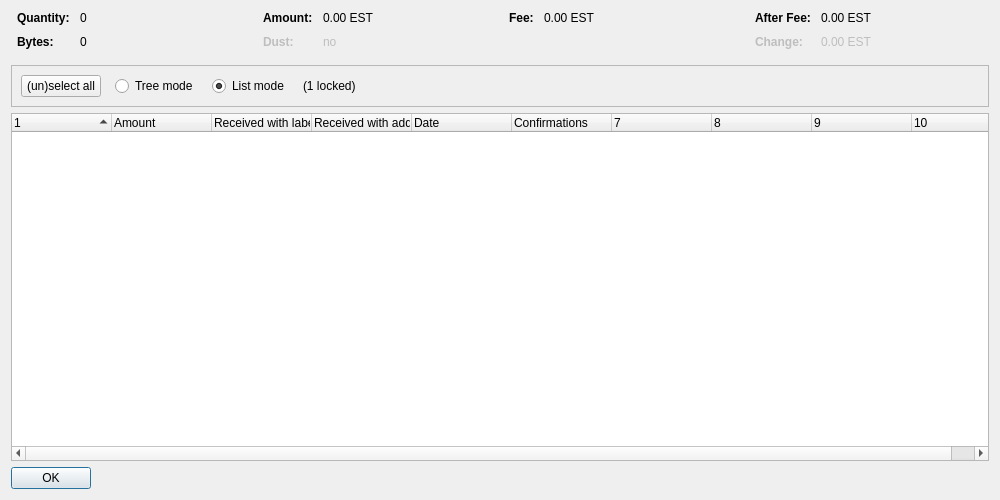
<?xml version="1.0" encoding="UTF-8"?>
<ui version="4.0">
 <class>CoinControlDialog</class>
 <widget class="QDialog" name="CoinControlDialog">
  <property name="geometry">
   <rect>
    <x>0</x>
    <y>0</y>
    <width>1000</width>
    <height>500</height>
   </rect>
  </property>
  <property name="windowTitle">
   <string>Coin Selection</string>
  </property>
  <layout class="QVBoxLayout" name="verticalLayout">
   <item>
    <layout class="QHBoxLayout" name="horizontalLayoutTop" stretch="0,0,0,0">
     <property name="topMargin">
      <number>0</number>
     </property>
     <property name="bottomMargin">
      <number>10</number>
     </property>
     <item>
      <layout class="QFormLayout" name="formLayoutCoinControl1">
       <property name="horizontalSpacing">
        <number>10</number>
       </property>
       <property name="verticalSpacing">
        <number>10</number>
       </property>
       <property name="leftMargin">
        <number>6</number>
       </property>
       <property name="rightMargin">
        <number>6</number>
       </property>
       <item row="0" column="0">
        <widget class="QLabel" name="labelCoinControlQuantityText">
         <property name="font">
          <font>
           <weight>75</weight>
           <bold>true</bold>
          </font>
         </property>
         <property name="text">
          <string>Quantity:</string>
         </property>
        </widget>
       </item>
       <item row="0" column="1">
        <widget class="QLabel" name="labelCoinControlQuantity">
         <property name="cursor">
          <cursorShape>IBeamCursor</cursorShape>
         </property>
         <property name="contextMenuPolicy">
          <enum>Qt::ActionsContextMenu</enum>
         </property>
         <property name="text">
          <string notr="true">0</string>
         </property>
         <property name="textInteractionFlags">
          <set>Qt::LinksAccessibleByMouse|Qt::TextSelectableByKeyboard|Qt::TextSelectableByMouse</set>
         </property>
        </widget>
       </item>
       <item row="1" column="0">
        <widget class="QLabel" name="labelCoinControlBytesText">
         <property name="font">
          <font>
           <weight>75</weight>
           <bold>true</bold>
          </font>
         </property>
         <property name="text">
          <string>Bytes:</string>
         </property>
        </widget>
       </item>
       <item row="1" column="1">
        <widget class="QLabel" name="labelCoinControlBytes">
         <property name="cursor">
          <cursorShape>IBeamCursor</cursorShape>
         </property>
         <property name="contextMenuPolicy">
          <enum>Qt::ActionsContextMenu</enum>
         </property>
         <property name="text">
          <string notr="true">0</string>
         </property>
         <property name="textInteractionFlags">
          <set>Qt::LinksAccessibleByMouse|Qt::TextSelectableByKeyboard|Qt::TextSelectableByMouse</set>
         </property>
        </widget>
       </item>
      </layout>
     </item>
     <item>
      <layout class="QFormLayout" name="formLayoutCoinControl2">
       <property name="horizontalSpacing">
        <number>10</number>
       </property>
       <property name="verticalSpacing">
        <number>10</number>
       </property>
       <property name="leftMargin">
        <number>6</number>
       </property>
       <property name="rightMargin">
        <number>6</number>
       </property>
       <item row="0" column="0">
        <widget class="QLabel" name="labelCoinControlAmountText">
         <property name="font">
          <font>
           <weight>75</weight>
           <bold>true</bold>
          </font>
         </property>
         <property name="text">
          <string>Amount:</string>
         </property>
        </widget>
       </item>
       <item row="0" column="1">
        <widget class="QLabel" name="labelCoinControlAmount">
         <property name="cursor">
          <cursorShape>IBeamCursor</cursorShape>
         </property>
         <property name="contextMenuPolicy">
          <enum>Qt::ActionsContextMenu</enum>
         </property>
         <property name="text">
          <string notr="true">0.00 EST</string>
         </property>
         <property name="textInteractionFlags">
          <set>Qt::LinksAccessibleByMouse|Qt::TextSelectableByKeyboard|Qt::TextSelectableByMouse</set>
         </property>
        </widget>
       </item>
       <item row="1" column="0">
        <widget class="QLabel" name="labelCoinControlLowOutputText">
         <property name="enabled">
          <bool>false</bool>
         </property>
         <property name="font">
          <font>
           <weight>75</weight>
           <bold>true</bold>
          </font>
         </property>
         <property name="text">
          <string>Dust:</string>
         </property>
        </widget>
       </item>
       <item row="1" column="1">
        <widget class="QLabel" name="labelCoinControlLowOutput">
         <property name="enabled">
          <bool>false</bool>
         </property>
         <property name="cursor">
          <cursorShape>IBeamCursor</cursorShape>
         </property>
         <property name="contextMenuPolicy">
          <enum>Qt::ActionsContextMenu</enum>
         </property>
         <property name="text">
          <string notr="true">no</string>
         </property>
         <property name="textInteractionFlags">
          <set>Qt::LinksAccessibleByMouse|Qt::TextSelectableByKeyboard|Qt::TextSelectableByMouse</set>
         </property>
        </widget>
       </item>
      </layout>
     </item>
     <item>
      <layout class="QFormLayout" name="formLayoutCoinControl3">
       <property name="horizontalSpacing">
        <number>10</number>
       </property>
       <property name="verticalSpacing">
        <number>10</number>
       </property>
       <property name="leftMargin">
        <number>6</number>
       </property>
       <property name="rightMargin">
        <number>6</number>
       </property>
       <item row="0" column="0">
        <widget class="QLabel" name="labelCoinControlFeeText">
         <property name="font">
          <font>
           <weight>75</weight>
           <bold>true</bold>
          </font>
         </property>
         <property name="text">
          <string>Fee:</string>
         </property>
        </widget>
       </item>
       <item row="0" column="1">
        <widget class="QLabel" name="labelCoinControlFee">
         <property name="cursor">
          <cursorShape>IBeamCursor</cursorShape>
         </property>
         <property name="contextMenuPolicy">
          <enum>Qt::ActionsContextMenu</enum>
         </property>
         <property name="text">
          <string notr="true">0.00 EST</string>
         </property>
         <property name="textInteractionFlags">
          <set>Qt::LinksAccessibleByMouse|Qt::TextSelectableByKeyboard|Qt::TextSelectableByMouse</set>
         </property>
        </widget>
       </item>
      </layout>
     </item>
     <item>
      <layout class="QFormLayout" name="formLayoutCoinControl4">
       <property name="horizontalSpacing">
        <number>10</number>
       </property>
       <property name="verticalSpacing">
        <number>10</number>
       </property>
       <property name="leftMargin">
        <number>6</number>
       </property>
       <property name="rightMargin">
        <number>6</number>
       </property>
       <item row="0" column="0">
        <widget class="QLabel" name="labelCoinControlAfterFeeText">
         <property name="font">
          <font>
           <weight>75</weight>
           <bold>true</bold>
          </font>
         </property>
         <property name="text">
          <string>After Fee:</string>
         </property>
        </widget>
       </item>
       <item row="0" column="1">
        <widget class="QLabel" name="labelCoinControlAfterFee">
         <property name="cursor">
          <cursorShape>IBeamCursor</cursorShape>
         </property>
         <property name="contextMenuPolicy">
          <enum>Qt::ActionsContextMenu</enum>
         </property>
         <property name="text">
          <string notr="true">0.00 EST</string>
         </property>
         <property name="textInteractionFlags">
          <set>Qt::LinksAccessibleByMouse|Qt::TextSelectableByKeyboard|Qt::TextSelectableByMouse</set>
         </property>
        </widget>
       </item>
       <item row="1" column="0">
        <widget class="QLabel" name="labelCoinControlChangeText">
         <property name="enabled">
          <bool>false</bool>
         </property>
         <property name="font">
          <font>
           <weight>75</weight>
           <bold>true</bold>
          </font>
         </property>
         <property name="text">
          <string>Change:</string>
         </property>
        </widget>
       </item>
       <item row="1" column="1">
        <widget class="QLabel" name="labelCoinControlChange">
         <property name="enabled">
          <bool>false</bool>
         </property>
         <property name="cursor">
          <cursorShape>IBeamCursor</cursorShape>
         </property>
         <property name="contextMenuPolicy">
          <enum>Qt::ActionsContextMenu</enum>
         </property>
         <property name="text">
          <string notr="true">0.00 EST</string>
         </property>
         <property name="textInteractionFlags">
          <set>Qt::LinksAccessibleByMouse|Qt::TextSelectableByKeyboard|Qt::TextSelectableByMouse</set>
         </property>
        </widget>
       </item>
      </layout>
     </item>
    </layout>
   </item>
   <item>
    <widget class="QFrame" name="frame">
     <property name="minimumSize">
      <size>
       <width>0</width>
       <height>40</height>
      </size>
     </property>
     <property name="frameShape">
      <enum>QFrame::StyledPanel</enum>
     </property>
     <property name="frameShadow">
      <enum>QFrame::Sunken</enum>
     </property>
     <layout class="QHBoxLayout" name="horizontalLayout">
      <item>
       <layout class="QHBoxLayout" name="horizontalLayoutPanel" stretch="0,0,0,0,0">
        <property name="spacing">
         <number>14</number>
        </property>
        <item>
         <widget class="QPushButton" name="pushButtonSelectAll">
          <property name="sizePolicy">
           <sizepolicy hsizetype="Maximum" vsizetype="Fixed">
            <horstretch>0</horstretch>
            <verstretch>0</verstretch>
           </sizepolicy>
          </property>
          <property name="text">
           <string>(un)select all</string>
          </property>
          <property name="autoDefault">
           <bool>false</bool>
          </property>
         </widget>
        </item>
        <item>
         <widget class="QRadioButton" name="radioTreeMode">
          <property name="sizePolicy">
           <sizepolicy hsizetype="Maximum" vsizetype="Fixed">
            <horstretch>0</horstretch>
            <verstretch>0</verstretch>
           </sizepolicy>
          </property>
          <property name="text">
           <string>Tree mode</string>
          </property>
         </widget>
        </item>
        <item>
         <widget class="QRadioButton" name="radioListMode">
          <property name="sizePolicy">
           <sizepolicy hsizetype="Maximum" vsizetype="Fixed">
            <horstretch>0</horstretch>
            <verstretch>0</verstretch>
           </sizepolicy>
          </property>
          <property name="text">
           <string>List mode</string>
          </property>
          <property name="checked">
           <bool>true</bool>
          </property>
         </widget>
        </item>
        <item>
         <widget class="QLabel" name="labelLocked">
          <property name="text">
           <string notr="true">(1 locked)</string>
          </property>
         </widget>
        </item>
        <item>
         <spacer name="horizontalSpacer">
          <property name="orientation">
           <enum>Qt::Horizontal</enum>
          </property>
          <property name="sizeHint" stdset="0">
           <size>
            <width>40</width>
            <height>20</height>
           </size>
          </property>
         </spacer>
        </item>
       </layout>
      </item>
     </layout>
    </widget>
   </item>
   <item>
    <widget class="CoinControlTreeWidget" name="treeWidget">
     <property name="contextMenuPolicy">
      <enum>Qt::CustomContextMenu</enum>
     </property>
     <property name="sortingEnabled">
      <bool>false</bool>
     </property>
     <property name="columnCount">
      <number>10</number>
     </property>
     <attribute name="headerShowSortIndicator" stdset="0">
      <bool>true</bool>
     </attribute>
     <attribute name="headerStretchLastSection">
      <bool>false</bool>
     </attribute>
     <column>
      <property name="text">
       <string/>
      </property>
     </column>
     <column>
      <property name="text">
       <string>Amount</string>
      </property>
     </column>
     <column>
      <property name="text">
       <string>Received with label</string>
      </property>
     </column>
     <column>
      <property name="text">
       <string>Received with address</string>
      </property>
     </column>
     <column>
      <property name="text">
       <string>Date</string>
      </property>
     </column>
     <column>
      <property name="text">
       <string>Confirmations</string>
      </property>
      <property name="toolTip">
       <string>Confirmed</string>
      </property>
     </column>
     <column>
      <property name="text">
       <string/>
      </property>
     </column>
     <column>
      <property name="text">
       <string/>
      </property>
     </column>
     <column>
      <property name="text">
       <string/>
      </property>
     </column>
     <column>
      <property name="text">
       <string/>
      </property>
     </column>
    </widget>
   </item>
   <item>
    <widget class="QDialogButtonBox" name="buttonBox">
     <property name="sizePolicy">
      <sizepolicy hsizetype="Maximum" vsizetype="Fixed">
       <horstretch>0</horstretch>
       <verstretch>0</verstretch>
      </sizepolicy>
     </property>
     <property name="orientation">
      <enum>Qt::Horizontal</enum>
     </property>
     <property name="standardButtons">
      <set>QDialogButtonBox::Ok</set>
     </property>
    </widget>
   </item>
  </layout>
 </widget>
 <customwidgets>
  <customwidget>
   <class>CoinControlTreeWidget</class>
   <extends>QTreeWidget</extends>
   <header>coincontroltreewidget.h</header>
  </customwidget>
 </customwidgets>
 <resources/>
 <connections/>
</ui>
